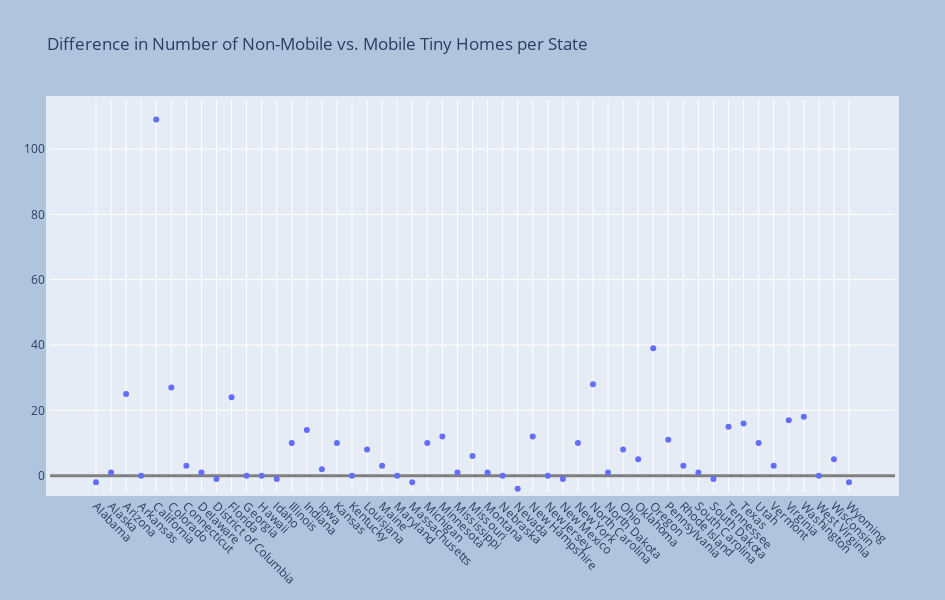

Here is the notebook cell this chart was saved with:
### Code cell
import plotly.graph_objects as go

fig = go.Figure(
    data=go.Scatter(
        x=count_mobility_per_state["State"],
        y=count_mobility_per_state["Difference"],
        mode="markers",
        text=count_mobility_per_state["State"],
    )
)
fig.update_yaxes(range=[-5, 115], zeroline=True, zerolinewidth=3, zerolinecolor="Gray")
fig.update_layout(
    title="Difference in Number of Non-Mobile vs. Mobile Tiny Homes per State",
    autosize=False,
    width=945,
    height=600,
    margin=dict(l=50, r=50, b=100, t=100, pad=4),
    paper_bgcolor="LightSteelBlue",
    xaxis=dict(
        tickmode="array",
        tickangle=45,
        ticktext=[
            "Alabama",
            "Alaska",
            "Arizona",
            "Arkansas",
            "California",
            "Colorado",
            "Connecticut",
            "Delaware",
            "District of Columbia",
            "Florida",
            "Georgia",
            "Hawaii",
            "Idaho",
            "Illinois",
            "Indiana",
            "Iowa",
            "Kansas",
            "Kentucky",
            "Louisiana",
            "Maine",
            "Maryland",
            "Massachusetts",
            "Michigan",
            "Minnesota",
            "Mississippi",
            "Missouri",
            "Montana",
            "Nebraska",
            "Nevada",
            "New Hampshire",
            "New Jersey",
            "New Mexico",
            "New York",
            "North Carolina",
            "North Dakota",
            "Ohio",
            "Oklahoma",
            "Oregon",
            "Pennsylvania",
            "Rhode Island",
            "South Carolina",
            "South Dakota",
            "Tennessse"
            "Texas"
            "Utah"
            "Vermont"
            "Virginia"
            "Washington"
            "West Virginia"
            "Wisconsin"
            "Wyoming",
        ],
    ),
)
fig.show()

### Figure 1 — Plotly figure (JSON) as saved in the notebook; plotly's stock layout.template omitted (floating-point values rounded to 4 significant figures)
{"data": [{"mode": "markers", "text": ["Alabama", "Alaska", "Arizona", "Arkansas", "California", "Colorado", "Connecticut", "Delaware", "District of Columbia", "Florida", "Georgia", "Hawaii", "Idaho", "Illinois", "Indiana", "Iowa", "Kansas", "Kentucky", "Louisiana", "Maine", "Maryland", "Massachusetts", "Michigan", "Minnesota", "Mississippi", "Missouri", "Montana", "Nebraska", "Nevada", "New Hampshire", "New Jersey", "New Mexico", "New York", "North Carolina", "North Dakota", "Ohio", "Oklahoma", "Oregon", "Pennsylvania", "Rhode Island", "South Carolina", "South Dakota", "Tennessee", "Texas", "Utah", "Vermont", "Virginia", "Washington", "West Virginia", "Wisconsin", "Wyoming"], "type": "scatter", "x": ["Alabama", "Alaska", "Arizona", "Arkansas", "California", "Colorado", "Connecticut", "Delaware", "District of Columbia", "Florida", "Georgia", "Hawaii", "Idaho", "Illinois", "Indiana", "Iowa", "Kansas", "Kentucky", "Louisiana", "Maine", "Maryland", "Massachusetts", "Michigan", "Minnesota", "Mississippi", "Missouri", "Montana", "Nebraska", "Nevada", "New Hampshire", "New Jersey", "New Mexico", "New York", "North Carolina", "North Dakota", "Ohio", "Oklahoma", "Oregon", "Pennsylvania", "Rhode Island", "South Carolina", "South Dakota", "Tennessee", "Texas", "Utah", "Vermont", "Virginia", "Washington", "West Virginia", "Wisconsin", "Wyoming"], "y": [-2, 1, 25, 0, 109, 27, 3, 1, -1, 24, 0, 0, -1, 10, 14, 2, 10, 0, 8, 3, 0, -2, 10, 12, 1, 6, 1, 0, -4, 12, 0, -1, 10, 28, 1, 8, 5, 39, 11, 3, 1, -1, 15, 16, 10, 3, 17, 18, 0, 5, -2]}], "layout": {"autosize": false, "height": 600, "margin": {"b": 100, "l": 50, "pad": 4, "r": 50, "t": 100}, "paper_bgcolor": "LightSteelBlue", "title": {"text": "Difference in Number of Non-Mobile vs. Mobile Tiny Homes per State"}, "width": 945, "xaxis": {"tickangle": 45, "tickmode": "array", "ticktext": ["Alabama", "Alaska", "Arizona", "Arkansas", "California", "Colorado", "Connecticut", "Delaware", "District of Columbia", "Florida", "Georgia", "Hawaii", "Idaho", "Illinois", "Indiana", "Iowa", "Kansas", "Kentucky", "Louisiana", "Maine", "Maryland", "Massachusetts", "Michigan", "Minnesota", "Mississippi", "Missouri", "Montana", "Nebraska", "Nevada", "New Hampshire", "New Jersey", "New Mexico", "New York", "North Carolina", "North Dakota", "Ohio", "Oklahoma", "Oregon", "Pennsylvania", "Rhode Island", "South Carolina", "South Dakota", "TennessseTexasUtahVermontVirginiaWashingtonWest VirginiaWisconsinWyoming"]}, "yaxis": {"range": [-5, 115], "zeroline": true, "zerolinecolor": "Gray", "zerolinewidth": 3}}}
